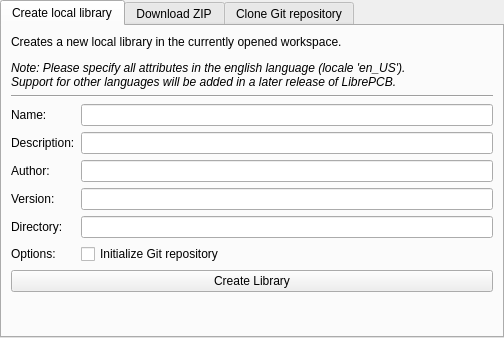
<?xml version="1.0" encoding="UTF-8"?>
<ui version="4.0">
 <class>librepcb::workspace::AddLibraryWidget</class>
 <widget class="QWidget" name="librepcb::workspace::AddLibraryWidget">
  <property name="geometry">
   <rect>
    <x>0</x>
    <y>0</y>
    <width>504</width>
    <height>338</height>
   </rect>
  </property>
  <property name="windowTitle">
   <string>Form</string>
  </property>
  <layout class="QVBoxLayout" name="verticalLayout">
   <property name="leftMargin">
    <number>0</number>
   </property>
   <property name="topMargin">
    <number>0</number>
   </property>
   <property name="rightMargin">
    <number>0</number>
   </property>
   <property name="bottomMargin">
    <number>0</number>
   </property>
   <item>
    <widget class="QTabWidget" name="tabWidget">
     <property name="currentIndex">
      <number>0</number>
     </property>
     <widget class="QWidget" name="tab">
      <attribute name="title">
       <string>Create local library</string>
      </attribute>
      <layout class="QFormLayout" name="formLayout">
       <item row="0" column="0" colspan="2">
        <widget class="QLabel" name="label_8">
         <property name="text">
          <string>&lt;html&gt;&lt;head/&gt;&lt;body&gt;&lt;p&gt;Creates a new local library in the currently opened workspace. &lt;/p&gt;&lt;p&gt;&lt;span style=&quot; font-style:italic;&quot;&gt;Note: Please specify all attributes in the english language (locale 'en_US').&lt;br&gt;Support for other languages will be added in a later release of LibrePCB.&lt;/span&gt;&lt;/p&gt;&lt;/body&gt;&lt;/html&gt;</string>
         </property>
        </widget>
       </item>
       <item row="1" column="0" colspan="2">
        <widget class="Line" name="line">
         <property name="orientation">
          <enum>Qt::Horizontal</enum>
         </property>
        </widget>
       </item>
       <item row="2" column="0">
        <widget class="QLabel" name="label">
         <property name="text">
          <string>Name:</string>
         </property>
        </widget>
       </item>
       <item row="2" column="1">
        <widget class="QLineEdit" name="edtLocalName"/>
       </item>
       <item row="3" column="0">
        <widget class="QLabel" name="label_4">
         <property name="text">
          <string>Description:</string>
         </property>
        </widget>
       </item>
       <item row="3" column="1">
        <widget class="QLineEdit" name="edtLocalDescription"/>
       </item>
       <item row="4" column="0">
        <widget class="QLabel" name="label_5">
         <property name="text">
          <string>Author:</string>
         </property>
        </widget>
       </item>
       <item row="4" column="1">
        <widget class="QLineEdit" name="edtLocalAuthor"/>
       </item>
       <item row="5" column="0">
        <widget class="QLabel" name="label_6">
         <property name="text">
          <string>Version:</string>
         </property>
        </widget>
       </item>
       <item row="5" column="1">
        <widget class="QLineEdit" name="edtLocalVersion"/>
       </item>
       <item row="6" column="0">
        <widget class="QLabel" name="label_7">
         <property name="text">
          <string>Directory:</string>
         </property>
        </widget>
       </item>
       <item row="6" column="1">
        <widget class="QLineEdit" name="edtLocalDirectory">
         <property name="clearButtonEnabled">
          <bool>true</bool>
         </property>
        </widget>
       </item>
       <item row="7" column="0">
        <widget class="QLabel" name="label_9">
         <property name="text">
          <string>Options:</string>
         </property>
        </widget>
       </item>
       <item row="7" column="1">
        <widget class="QCheckBox" name="cbxLocalGitInit">
         <property name="text">
          <string>Initialize Git repository</string>
         </property>
        </widget>
       </item>
       <item row="8" column="0" colspan="2">
        <widget class="QPushButton" name="btnLocalCreate">
         <property name="text">
          <string>Create Library</string>
         </property>
        </widget>
       </item>
      </layout>
     </widget>
     <widget class="QWidget" name="tab_3">
      <attribute name="title">
       <string>Download ZIP</string>
      </attribute>
     </widget>
     <widget class="QWidget" name="tab_2">
      <attribute name="title">
       <string>Clone Git repository</string>
      </attribute>
     </widget>
    </widget>
   </item>
  </layout>
 </widget>
 <resources/>
 <connections/>
</ui>
